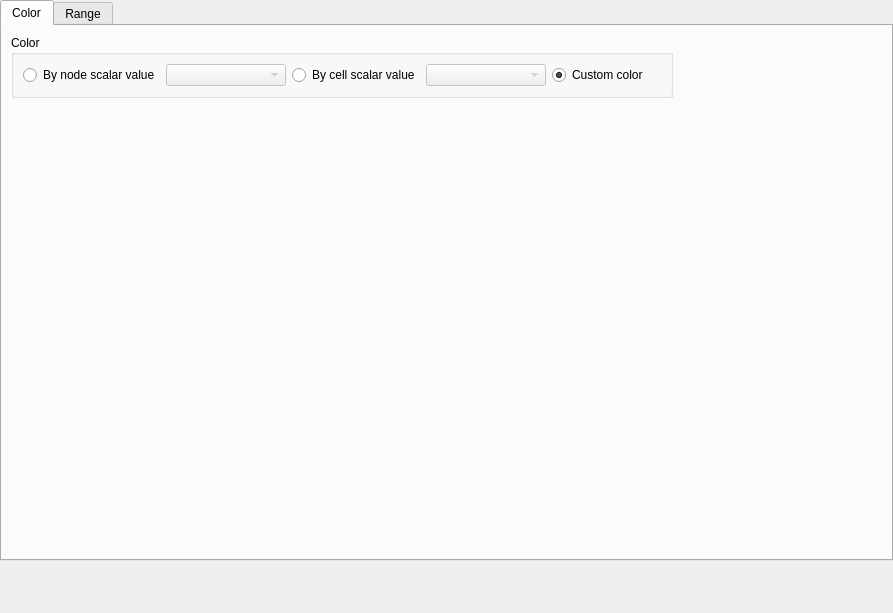
<?xml version="1.0" encoding="UTF-8"?>
<ui version="4.0">
 <class>Post2dBirdEyeWindowCellScalarGroupDataItem_SettingEditWidget</class>
 <widget class="QWidget" name="Post2dBirdEyeWindowCellScalarGroupDataItem_SettingEditWidget">
  <property name="geometry">
   <rect>
    <x>0</x>
    <y>0</y>
    <width>893</width>
    <height>613</height>
   </rect>
  </property>
  <property name="windowTitle">
   <string>Form</string>
  </property>
  <layout class="QVBoxLayout" name="verticalLayout_3">
   <property name="leftMargin">
    <number>0</number>
   </property>
   <property name="topMargin">
    <number>0</number>
   </property>
   <property name="rightMargin">
    <number>0</number>
   </property>
   <property name="bottomMargin">
    <number>0</number>
   </property>
   <item>
    <widget class="QTabWidget" name="tabWidget">
     <property name="currentIndex">
      <number>0</number>
     </property>
     <widget class="QWidget" name="colorTab">
      <attribute name="title">
       <string>Color</string>
      </attribute>
      <layout class="QVBoxLayout" name="verticalLayout" stretch="0,1">
       <item>
        <layout class="QHBoxLayout" name="horizontalLayout_4">
         <item>
          <widget class="QGroupBox" name="colorGroupBox">
           <property name="title">
            <string>Color</string>
           </property>
           <layout class="QHBoxLayout" name="horizontalLayout_3">
            <item>
             <widget class="QRadioButton" name="nodeScalarRadioButton">
              <property name="text">
               <string>By node scalar value</string>
              </property>
             </widget>
            </item>
            <item>
             <widget class="QComboBox" name="nodeScalarComboBox">
              <property name="enabled">
               <bool>false</bool>
              </property>
              <property name="minimumSize">
               <size>
                <width>120</width>
                <height>20</height>
               </size>
              </property>
             </widget>
            </item>
            <item>
             <widget class="QRadioButton" name="cellScalarRadioButton">
              <property name="text">
               <string>By cell scalar value</string>
              </property>
             </widget>
            </item>
            <item>
             <widget class="QComboBox" name="cellScalarComboBox">
              <property name="enabled">
               <bool>false</bool>
              </property>
              <property name="minimumSize">
               <size>
                <width>120</width>
                <height>20</height>
               </size>
              </property>
             </widget>
            </item>
            <item>
             <widget class="QRadioButton" name="specificRadioButton">
              <property name="text">
               <string>Custom color</string>
              </property>
              <property name="checked">
               <bool>true</bool>
              </property>
             </widget>
            </item>
            <item>
             <widget class="ColorEditWidget" name="colorEditWidget"/>
            </item>
           </layout>
          </widget>
         </item>
         <item>
          <spacer name="horizontalSpacer_4">
           <property name="orientation">
            <enum>Qt::Horizontal</enum>
           </property>
           <property name="sizeHint" stdset="0">
            <size>
             <width>40</width>
             <height>20</height>
            </size>
           </property>
          </spacer>
         </item>
        </layout>
       </item>
       <item>
        <widget class="QWidgetContainer" name="colorMapWidget" native="true">
         <property name="enabled">
          <bool>false</bool>
         </property>
        </widget>
       </item>
      </layout>
     </widget>
     <widget class="QWidget" name="rangeTab">
      <attribute name="title">
       <string>Range</string>
      </attribute>
      <layout class="QVBoxLayout" name="verticalLayout_2">
       <item>
        <layout class="QHBoxLayout" name="horizontalLayout">
         <item>
          <widget class="Region2dSettingEditWidget" name="rangeWidget" native="true"/>
         </item>
         <item>
          <spacer name="horizontalSpacer">
           <property name="orientation">
            <enum>Qt::Horizontal</enum>
           </property>
           <property name="sizeHint" stdset="0">
            <size>
             <width>40</width>
             <height>20</height>
            </size>
           </property>
          </spacer>
         </item>
        </layout>
       </item>
       <item>
        <spacer name="verticalSpacer">
         <property name="orientation">
          <enum>Qt::Vertical</enum>
         </property>
         <property name="sizeHint" stdset="0">
          <size>
           <width>20</width>
           <height>467</height>
          </size>
         </property>
        </spacer>
       </item>
      </layout>
     </widget>
    </widget>
   </item>
   <item>
    <layout class="QHBoxLayout" name="horizontalLayout_5">
     <item>
      <widget class="ContourSettingEditWidget" name="contourWidget" native="true">
       <property name="enabled">
        <bool>false</bool>
       </property>
      </widget>
     </item>
     <item>
      <spacer name="horizontalSpacer_3">
       <property name="orientation">
        <enum>Qt::Horizontal</enum>
       </property>
       <property name="sizeHint" stdset="0">
        <size>
         <width>40</width>
         <height>20</height>
        </size>
       </property>
      </spacer>
     </item>
    </layout>
   </item>
   <item>
    <layout class="QHBoxLayout" name="horizontalLayout_2">
     <item>
      <widget class="TransparencyWidget" name="opacityWidget" native="true"/>
     </item>
     <item>
      <spacer name="horizontalSpacer_2">
       <property name="orientation">
        <enum>Qt::Horizontal</enum>
       </property>
       <property name="sizeHint" stdset="0">
        <size>
         <width>40</width>
         <height>20</height>
        </size>
       </property>
      </spacer>
     </item>
    </layout>
   </item>
  </layout>
 </widget>
 <customwidgets>
  <customwidget>
   <class>ColorEditWidget</class>
   <extends>QLabel</extends>
   <header>guibase/widget/coloreditwidget.h</header>
   <container>1</container>
  </customwidget>
  <customwidget>
   <class>QWidgetContainer</class>
   <extends>QWidget</extends>
   <header>misc/qwidgetcontainer.h</header>
   <container>1</container>
  </customwidget>
  <customwidget>
   <class>TransparencyWidget</class>
   <extends>QWidget</extends>
   <header>guibase/widget/transparencywidget.h</header>
   <container>1</container>
  </customwidget>
  <customwidget>
   <class>Region2dSettingEditWidget</class>
   <extends>QWidget</extends>
   <header>guicore/region/region2dsettingeditwidget.h</header>
   <container>1</container>
  </customwidget>
  <customwidget>
   <class>ContourSettingEditWidget</class>
   <extends>QWidget</extends>
   <header>guicore/contour/contoursettingeditwidget.h</header>
   <container>1</container>
  </customwidget>
 </customwidgets>
 <resources/>
 <connections>
  <connection>
   <sender>specificRadioButton</sender>
   <signal>toggled(bool)</signal>
   <receiver>colorEditWidget</receiver>
   <slot>setEnabled(bool)</slot>
   <hints>
    <hint type="sourcelabel">
     <x>615</x>
     <y>70</y>
    </hint>
    <hint type="destinationlabel">
     <x>643</x>
     <y>72</y>
    </hint>
   </hints>
  </connection>
  <connection>
   <sender>nodeScalarRadioButton</sender>
   <signal>toggled(bool)</signal>
   <receiver>nodeScalarComboBox</receiver>
   <slot>setEnabled(bool)</slot>
   <hints>
    <hint type="sourcelabel">
     <x>128</x>
     <y>64</y>
    </hint>
    <hint type="destinationlabel">
     <x>170</x>
     <y>67</y>
    </hint>
   </hints>
  </connection>
  <connection>
   <sender>cellScalarRadioButton</sender>
   <signal>toggled(bool)</signal>
   <receiver>cellScalarComboBox</receiver>
   <slot>setEnabled(bool)</slot>
   <hints>
    <hint type="sourcelabel">
     <x>370</x>
     <y>70</y>
    </hint>
    <hint type="destinationlabel">
     <x>535</x>
     <y>72</y>
    </hint>
   </hints>
  </connection>
  <connection>
   <sender>specificRadioButton</sender>
   <signal>toggled(bool)</signal>
   <receiver>colorMapWidget</receiver>
   <slot>setDisabled(bool)</slot>
   <hints>
    <hint type="sourcelabel">
     <x>563</x>
     <y>70</y>
    </hint>
    <hint type="destinationlabel">
     <x>46</x>
     <y>135</y>
    </hint>
   </hints>
  </connection>
  <connection>
   <sender>nodeScalarRadioButton</sender>
   <signal>toggled(bool)</signal>
   <receiver>contourWidget</receiver>
   <slot>setEnabled(bool)</slot>
   <hints>
    <hint type="sourcelabel">
     <x>32</x>
     <y>61</y>
    </hint>
    <hint type="destinationlabel">
     <x>8</x>
     <y>574</y>
    </hint>
   </hints>
  </connection>
 </connections>
</ui>
